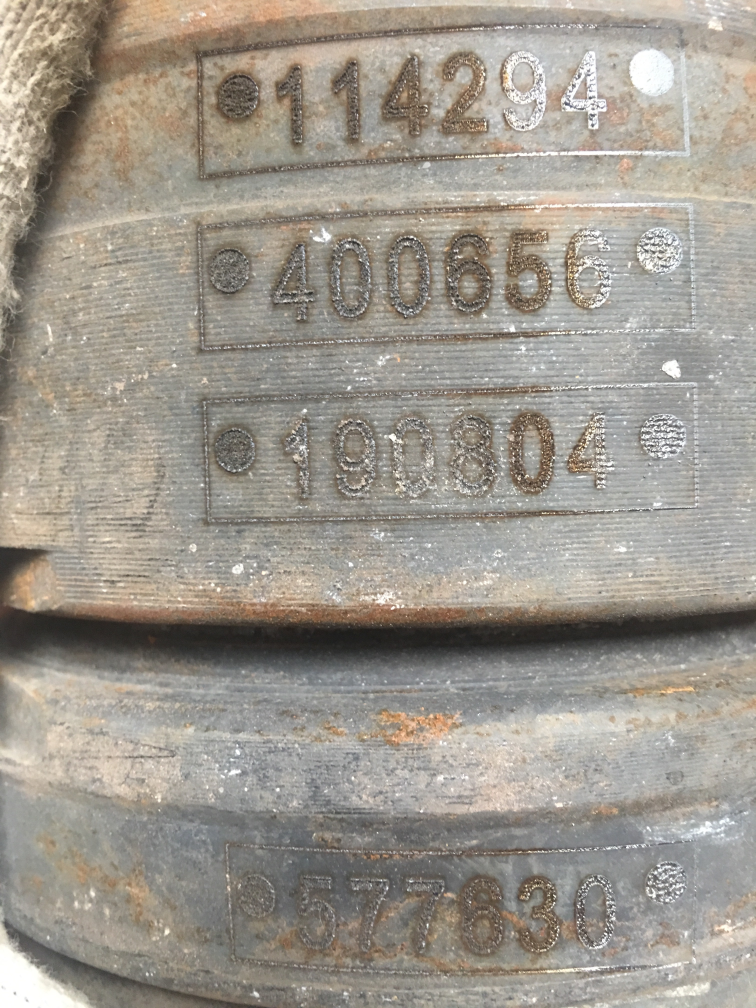
#> input picture ori.jpg, 3024 x 4032 px, given in place of 92.jpg, which was not available (shown at 1/4 size)
$ python gray_and_canny.py
#> lines starting #> are read from the running program, lines starting #| are printed output that depends on the picture; after the words box and inside, x2 and y2 are one past the last pixel; in counts of white or black regions, pixels touching at a corner belong together; long printed decimals are rounded; pictures that were not available may be replaced by others from this repository, and a replacement may not be noted
#> further down, src is the input picture: shape (4032, 3024, 3); mean B, G, R 141.6, 151.4, 157.5
import numpy as np
import matplotlib.pyplot as plt
from scipy import optimize


import cv2 as cv
import numpy as np

#全局阈值
def threshold_demo(image):
    gray = cv.cvtColor(image, cv.COLOR_RGB2GRAY)  #把输入图像灰度化
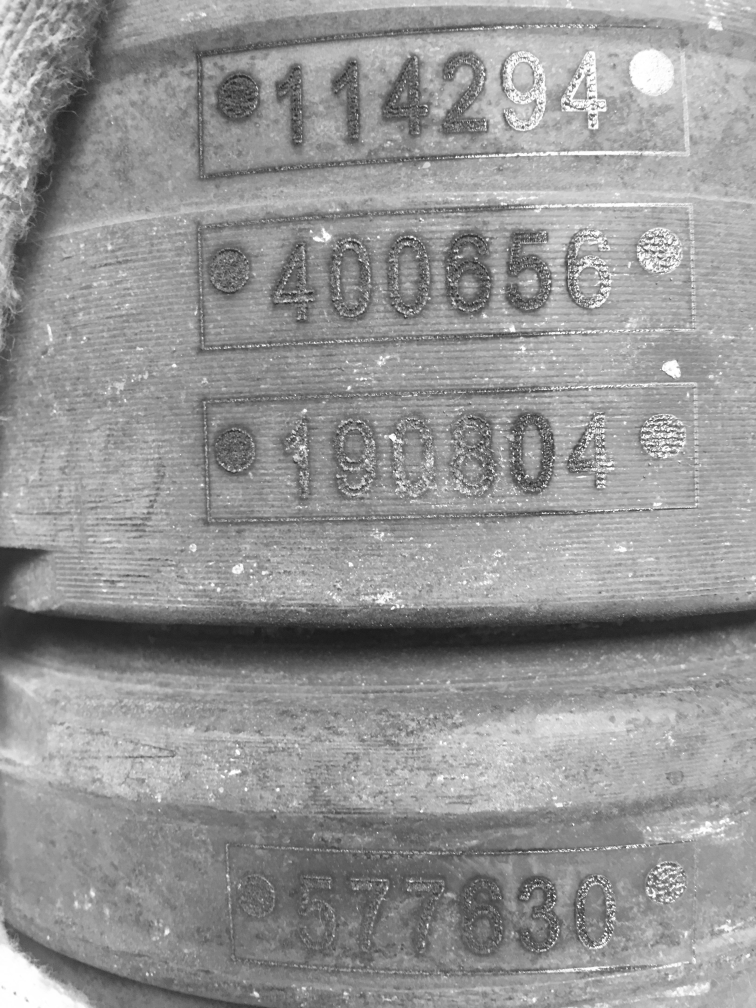
#> gray: shape (4032, 3024) (shown at 1/4 size); min 23, max 255, mean 149.1
    #直接阈值化是对输入的单通道矩阵逐像素进行阈值分割。
    ret, binary = cv.threshold(gray, 0, 255, cv.THRESH_BINARY | cv.THRESH_TRIANGLE)
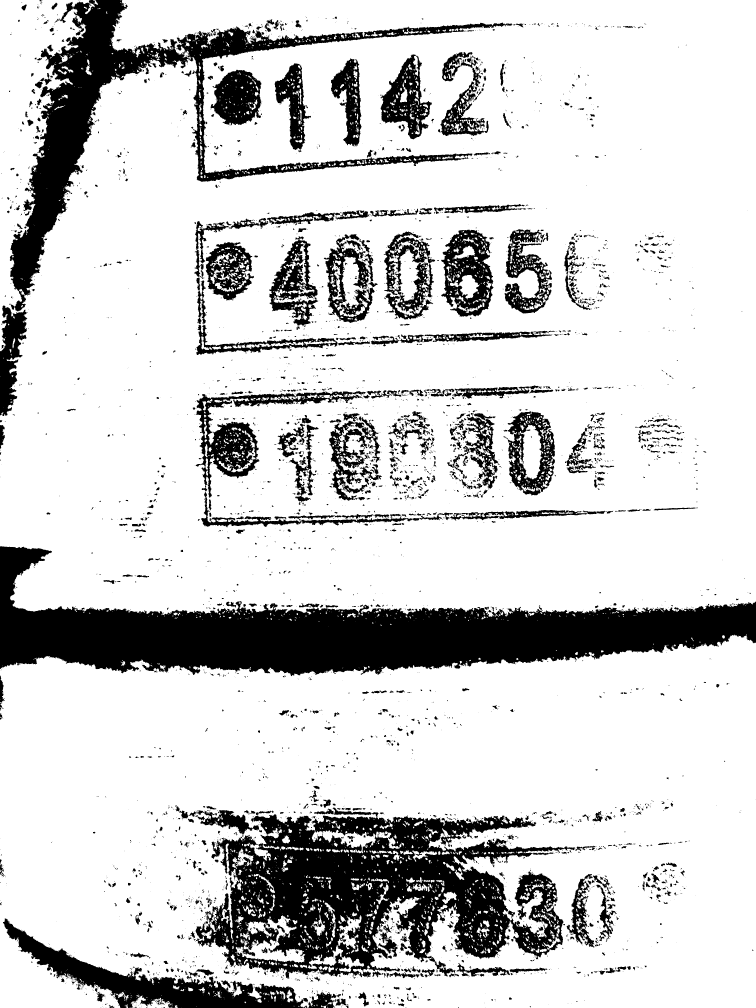
#> binary: shape (4032, 3024) (shown at 1/4 size); 80.9% white; 4643 black regions (3301 under 20 px), largest, box (x1, y1, x2, y2) and area: (0, 2185, 3024, 2705) 655808, (782, 3249, 2301, 3914) 516615, (39, 0, 2049, 1245) 294959
#> ret = 118
    print("threshold value %s"%ret)
#| threshold value 118.0
    cv.namedWindow("binary0", cv.WINDOW_NORMAL)
    cv.imshow("binary0", binary)
    cv.imwrite('F:\\TestCode\\pic\\binary0.jpg',binary)

#局部阈值
def local_threshold(image):
    gray = cv.cvtColor(image, cv.COLOR_RGB2GRAY)  #把输入图像灰度化
    #自适应阈值化能够根据图像不同区域亮度分布，改变阈值
    binary =  cv.adaptiveThreshold(gray, 255, cv.ADAPTIVE_THRESH_GAUSSIAN_C,cv.THRESH_BINARY, 25, 10)
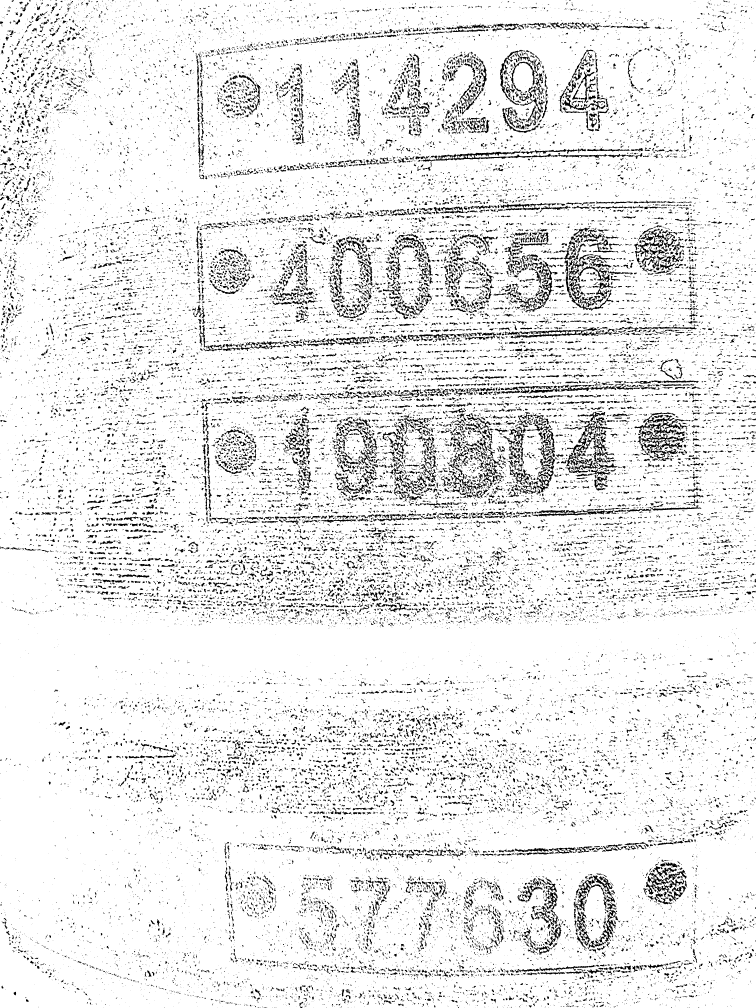
#> binary: shape (4032, 3024) (shown at 1/4 size); 91.4% white; 39443 black regions (28911 under 20 px), largest, box (x1, y1, x2, y2) and area: (2264, 1647, 2470, 1892) 12131, (2538, 1650, 2744, 1836) 11247, (2273, 1017, 2531, 1244) 10774
    cv.namedWindow("binary1", cv.WINDOW_NORMAL)
    cv.imshow("binary1", binary)
    cv.imwrite('F:\\TestCode\\pic\\binary1.jpg',binary)

#用户自己计算阈值
def custom_threshold(image):
    gray = cv.cvtColor(image, cv.COLOR_RGB2GRAY)  #把输入图像灰度化
    h, w =gray.shape[:2]
#> h = 4032; w = 3024
    m = np.reshape(gray, [1,w*h])
    mean = m.sum()/(w*h)
#> mean = 149.1
    print("mean:",mean)
#| mean: 149.134
    ret, binary =  cv.threshold(gray, mean, 255, cv.THRESH_BINARY)
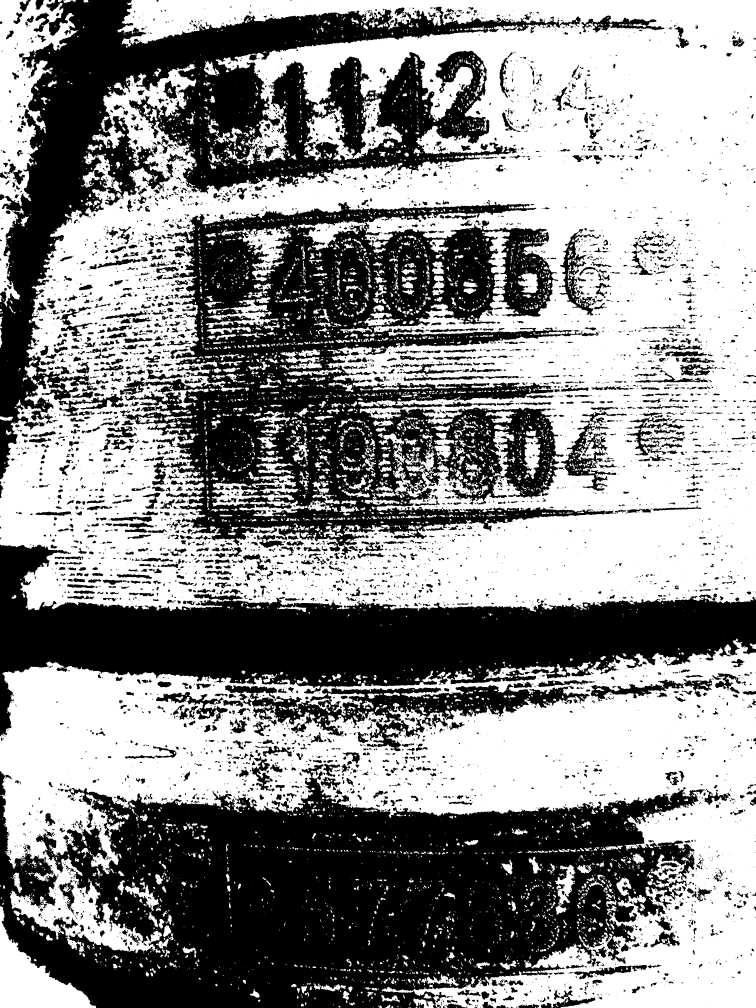
#> binary: shape (4032, 3024) (shown at 1/4 size); 55.4% white; 8127 black regions (5206 under 20 px), largest, box (x1, y1, x2, y2) and area: (0, 3057, 2822, 4032) 1653646, (479, 807, 2456, 2207) 1226590, (0, 0, 2322, 1917) 976292
#> ret = 149
    cv.namedWindow("binary2", cv.WINDOW_NORMAL)
    cv.imshow("binary2", binary)
    cv.imwrite('F:\\TestCode\\pic\\binary2.jpg',binary)

src = cv.imread('F:\\TestCode\pic\\92.jpg')
cv.namedWindow('input_image', cv.WINDOW_NORMAL) #设置为WINDOW_NORMAL可以任意缩放
cv.imshow('input_image', src)
threshold_demo(src)
local_threshold(src)
custom_threshold(src)
cv.waitKey(0)
cv.destroyAllWindows()

import cv2 as cv
import numpy as np
import os
path = r'F:\\ater_json\\moulde_img_origin_1-864_864\\img\\'
filenames = os.listdir(path)
c = 0
value = 3
for filename in filenames:
    print(filename)
    img = cv.imread(path+filename, 1)
    img = cv.cvtColor(img, cv.COLOR_RGB2GRAY)  # 把输入图像灰度化
    value = 203
    print(value)
    cv.imwrite('F:\\ater_json\\moulde_img_origin_1-864_864\\delect\\'+str(value)+'_'+filename.split('.')[0]+'_gray_.jpg',img)
    # 自适应阈值化能够根据图像不同区域亮度分布，改变阈值
    img =  cv.adaptiveThreshold(img,
                                255,
                                cv.ADAPTIVE_THRESH_GAUSSIAN_C,
                                cv.THRESH_BINARY,
                                value, 0)
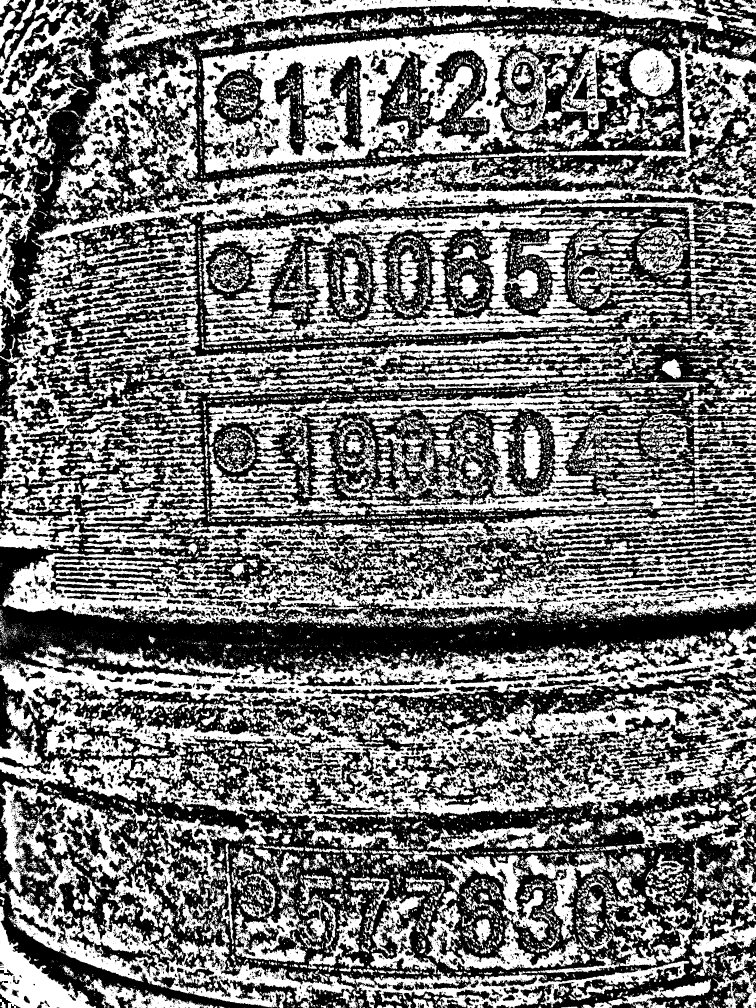
#> img: shape (4032, 3024) (shown at 1/4 size); 47.2% white; 15963 white regions (11036 under 20 px), largest, box (x1, y1, x2, y2) and area: (0, 2506, 3024, 3293) 802642, (0, 423, 3024, 1946) 414840, (808, 119, 2574, 692) 367411
    cv.imwrite('F:\\ater_json\\moulde_img_origin_1-864_864\\delect\\'+str(value)+'_'+filename, img)
    c = c+1
# [6 lines of commented-out code are left out]
